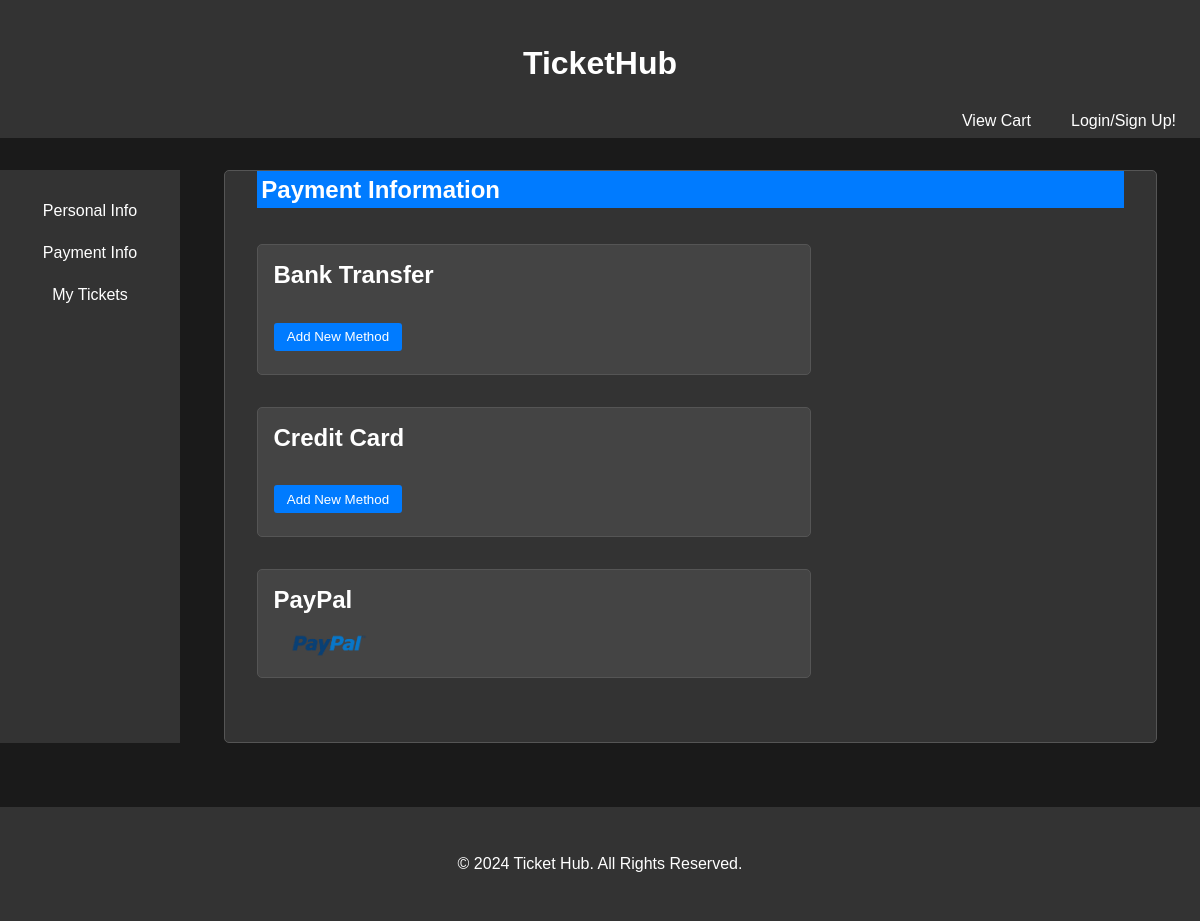
Page /paymentinfo.php on the earlier database version.
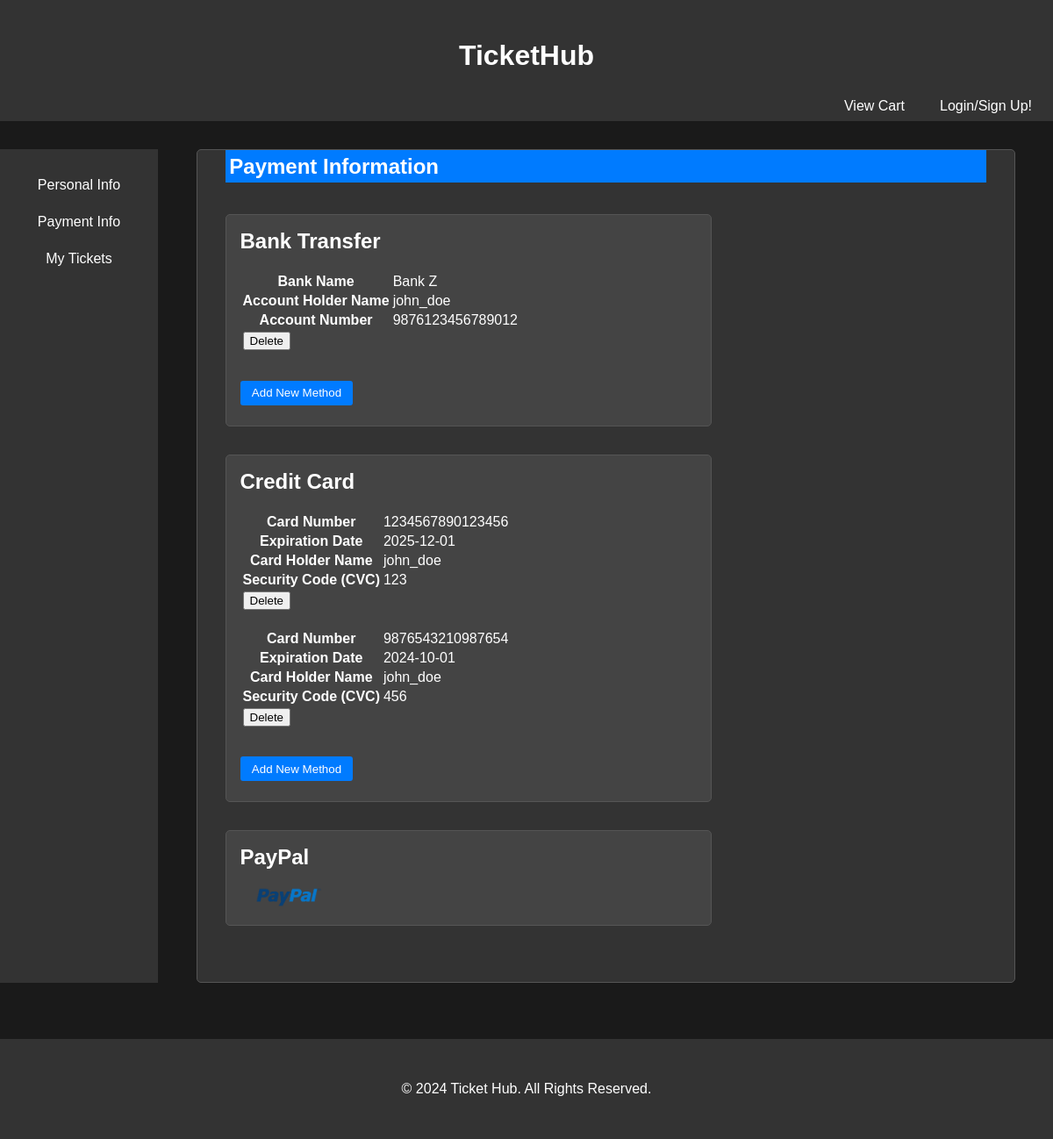
Same page on the later database version.
### tables this page shows
CREATE TABLE BankTransfer (
    BankID INT AUTO_INCREMENT PRIMARY KEY,
    UserID INT,
    BankName VARCHAR(50),
    AccountHolderName VARCHAR(50),
    AccountNumber VARCHAR(16),
    FOREIGN KEY (UserID) REFERENCES User(UserID)
);

CREATE TABLE CreditCard (
    CardID INT AUTO_INCREMENT PRIMARY KEY,
    UserID INT,
    CardNumber VARCHAR(16),
    ExpiryDate DATE,
    CardHolderName VARCHAR(50),
    CVC INT,
    FOREIGN KEY (UserID) REFERENCES User(UserID)
);

### paymentinfo.php (the view, shortened to what this page needs)
<?php
$UserID = 1;
include("dbConnection.php");
$BankSql = "SELECT BankID, BankName, AccountHolderName, AccountNumber
            FROM BankTransfer
            JOIN Buyer ON BankTransfer.UserID = Buyer.BuyerID
            WHERE BankTransfer.UserID = ?";
$BankPstmt = mysqli_prepare($connection, $BankSql);
if($BankPstmt) {
    mysqli_stmt_bind_param($BankPstmt, "s", $UserID);
    mysqli_stmt_execute($BankPstmt);
    mysqli_stmt_bind_result($BankPstmt, $BankID, $BankName, $AccountHolderName, $AccountNumber);
    $bankTransfers = [];
    while (mysqli_stmt_fetch($BankPstmt)) {
        $bankTransfers[] = [
            'BankID' => $BankID,
            'BankName' => $BankName,
            'AccountHolderName' => $AccountHolderName,
            'AccountNumber' => $AccountNumber
        ];
    }
}
$CreditSql = "SELECT CardID, CardNumber, ExpiryDate, CardHolderName, CVC
              FROM CreditCard
              JOIN Buyer ON CreditCard.UserID = Buyer.BuyerID
              WHERE CreditCard.UserID = ?";
$CreditPstmt = mysqli_prepare($connection, $CreditSql);
if($CreditPstmt) {
    mysqli_stmt_bind_param($CreditPstmt, "s", $UserID);
    mysqli_stmt_execute($CreditPstmt);
    mysqli_stmt_bind_result($CreditPstmt, $CardID, $CardNumber, $ExpiryDate, $CardHolderName, $CVC);
    $creditCards = [];
    while (mysqli_stmt_fetch($CreditPstmt)) {
        $creditCards[] = [
            'CardID' => $CardID,
            'CardNumber' => $CardNumber,
            'ExpiryDate' => $ExpiryDate,
            'CardHolderName' => $CardHolderName,
            'CVC' => $CVC
        ];
    }
}
?>
<!DOCTYPE html>
<html lang="en">
<head>
    <link rel="stylesheet" href="css/headerFooter.css">
    <link rel="stylesheet" href="css/leftnav.css">
    <link rel="stylesheet" href="css/paymentInfo.css">
</head>
<body>
<header>
    <h1>TicketHub</h1>
    <ul>
        <li><a href="signup.html">Login/Sign Up!</a></li>
        <li><a href="shoppingcart.html">View Cart</a></li>
    </ul>
</header>
<div id="container">
    <nav id="left-nav">
        <ul>
            <li><a href="buyer_personalinfo.html">Personal Info</a></li>
            <li><a href="#">Payment Info</a></li>
            <li><a href="mytickts.html">My Tickets</a></li>
        </ul>
    </nav>
    <div id="main-content">
        <div id="payment-details">
            <h2 class="payment-heading">Payment Information</h2>
            <div class="payment-method-container bank-transfer-method-container">
                <h2>Bank Transfer</h2>
                <div class="payment-info">
                <?php foreach ($bankTransfers as $bankTransfer): ?>
                    <form method="post" action="deleteMethod.php">
                        <table class="payment-table">
                            <tr>
                                <th>Bank Name</th>
                                <td><?php echo $bankTransfer['BankName']; ?></td>
                            </tr>
                            <tr>
                                <th>Account Holder Name</th>
                                <td><?php echo $bankTransfer['AccountHolderName']; ?></td>
                            </tr>
                            <tr>
                                <th>Account Number</th>
                                <td><?php echo $bankTransfer['AccountNumber']; ?></td>
                            </tr>
                            <tr>
                                <td colspan="2">
                                    <input type="submit" name="delete" class="delete-button" value="Delete">
                                </td>
                            </tr>
                        </table>
                    </form>
                    <br/>
                <?php endforeach; ?>
                </div>
                <button class="add-method-button">Add New Method</button>
            </div>
            <div class="payment-method-container credit-card-method-container">
                <h2>Credit Card</h2>
                <div class="payment-info">
                <?php foreach ($creditCards as $creditCard): ?>
                    <form method="post" action="deleteMethod.php">
                        <table class="payment-table">
                            <tr>
                                <th>Card Number</th>
                                <td><?php echo $creditCard['CardNumber']; ?></td>
                            </tr>
                            <tr>
                                <th>Expiration Date</th>
                                <td><?php echo $creditCard['ExpiryDate']; ?></td>
                            </tr>
                            <tr>
                                <th>Card Holder Name</th>
                                <td><?php echo $creditCard['CardHolderName']; ?></td>
                            </tr>
                            <tr>
                                <th>Security Code (CVC)</th>
                                <td><?php echo $creditCard['CVC']; ?></td>
                            </tr>
                            <tr>
                                <td colspan="2">
                                    <input type="submit" name="delete" class="delete-button" value="Delete">
                                </td>
                            </tr>
                        </table>
                    </form>
                    <br/>
                <?php endforeach; ?>
                </div>
            <button class="add-method-button">Add New Method</button>
            </div>
            <div class="payment-method-container paypal-method-container">
                <h2>PayPal</h2>
                <div class="payment-info">
                    <img src="images/paypal.png" alt="PayPal Logo" id="paypal-logo">
                </div>
            </div>
        </div>
    </div>
</div>
<footer>
    <p>&copy; 2024 Ticket Hub. All Rights Reserved.</p>
</footer>
</body>
</html>

### css/headerFooter.css (style rules this page uses)
header { text-align: center; padding-top: 1.5em; background-color: #333333; }
ul { list-style-type: none; margin: 0; padding: 0; background-color: #333333; overflow: hidden; }
li { float: right; }
li a { display: block; color: white; text-align: center; padding-left: 1em; padding-right: 1.5em; padding-bottom: 0.5em; padding-top: 0.5em; text-decoration: none; }
footer { background-color: #333333; color: white; text-align: center; padding: 2em 0; margin: 0; margin-top: 2em; width: 100%; }

### css/leftnav.css (style rules this page uses)
#left-nav { width: 15%; min-width: fit-content; background-color: #333; padding: 1.5em; margin: 2em auto; box-sizing: border-box; }
#left-nav ul { display: flex; flex-direction: column; list-style-type: none; padding: 0; margin: 0; }
#left-nav li { margin-bottom: 0.5em; }
#left-nav a { color: #fff; text-decoration: none; display: block; padding: 0.5em; border-radius: 5px; transition: background-color 0.3s; }

### css/paymentinfo.css (style rules this page uses)
body { font-family: Arial, sans-serif; background-color: #1a1a1a; color: #fff; margin: 0; padding: 0; display: flex; flex-direction: column; }
#container { display: flex; flex-direction: row; flex: 1; }
#main-content { flex: 1; padding: 0; display: flex; justify-content: center; align-items: center; }
#payment-details { width: 85%; max-width: 85%; margin: 2em auto; padding: 0 2em 2em 2em; background-color: #333; border: 1px solid #555; border-radius: 5px; color: #fff; }
.payment-heading { background-color: #007bff; margin: 0 auto 1.5em auto; padding: 0.2em; }
.payment-method-container { background-color: #444; border: 1px solid #555; border-radius: 3px; padding: 1em; margin-bottom: 2em; border-radius: 5px; width: 60%; }
.payment-method-container h2 { color: white; margin-top: 0; }
#paypal-logo { max-width: 15%; margin-left: 1em; height: auto; }
.add-method-button { padding: 0.5em 1em; background-color: #007bff; color: #fff; border: none; border-radius: 3px; cursor: pointer; transition: background-color 0.3s; margin: 1em 1em 0.5em 0; }

Differences in the rows shown:
added banktransfer: BankName "Bank Z", AccountHolderName "john_doe", AccountNumber "9876123456789012"
added creditcard: CardNumber "1234567890123456", ExpiryDate "2025-12-01", CardHolderName "john_doe", CVC "123"
added creditcard: CardNumber "9876543210987654", ExpiryDate "2024-10-01", CardHolderName "john_doe", CVC "456"
